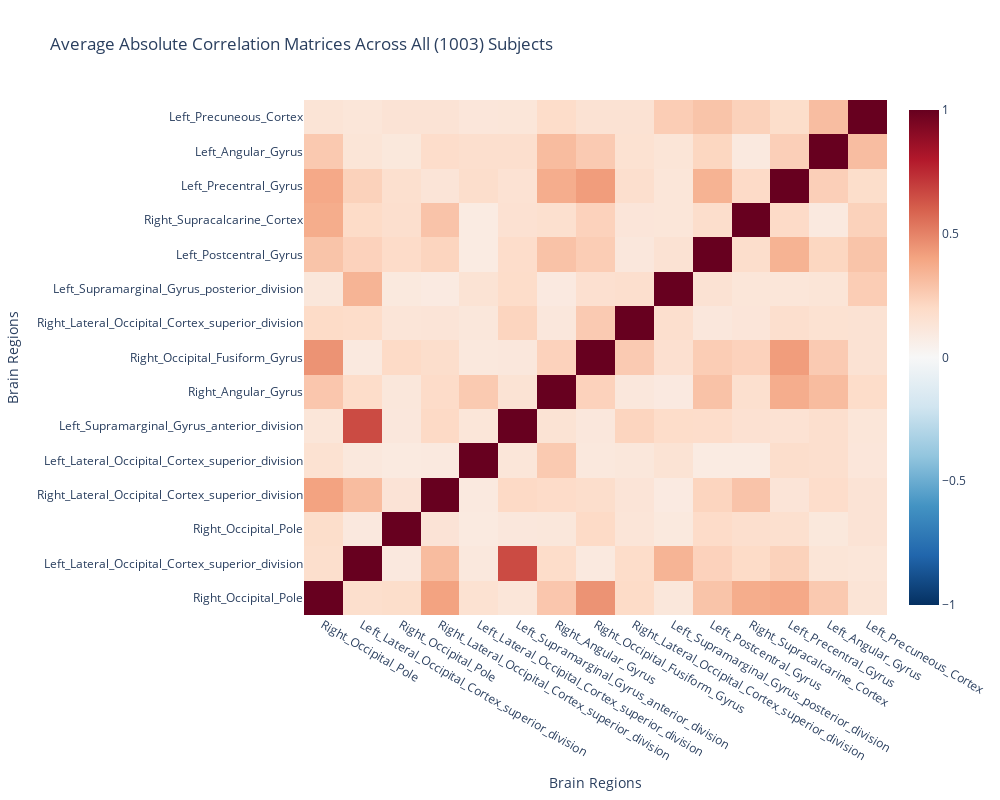

The notebook cell saved with this chart:
### Markdown cell above
### 4. Average absolute correlation matrices

### Code cell
# Calculate the absolute correlation matrix for each subject
absolute_correlation_matrices = []

for filename in all_files:
    file_path = os.path.join(folder, filename)
    subject_data = np.loadtxt(file_path)
    correlation_matrix = np.corrcoef(subject_data.T) 
    absolute_correlation_matrix = np.abs(correlation_matrix)  # Absolute values
    absolute_correlation_matrices.append(absolute_correlation_matrix)

# Average the absolute correlation matrices
absolute_correlation_matrices = np.array(absolute_correlation_matrices)
average_absolute_correlation_matrix = np.mean(absolute_correlation_matrices, axis=0)

# Create unique coordinates for the x and y axes
unique_coordinates = list(range(len(region_labels)))

# Create a hover text matrix 
hover_text = np.empty_like(average_correlation_matrix, dtype=object)
for i, row_label in enumerate(region_labels):
    for j, col_label in enumerate(region_labels):
        hover_text[i, j] = f"Region 1: {row_label}<br>Region 2: {col_label}<br>Correlation: {average_correlation_matrix[i, j]:.3f}"

# Plot the correlation matrix
fig = go.Figure(
    data=go.Heatmap(
        z=average_absolute_correlation_matrix,
        x=unique_coordinates,  
        y=unique_coordinates, 
        text=hover_text,     
        hoverinfo="text",     
        colorscale="RdBu_r",  
        zmin=-1, zmax=1     
    )
)
    
fig.update_layout(
    title=" Average Absolute Correlation Matrices Across All (1003) Subjects",
    xaxis=dict(
        title="Brain Regions",
        tickmode="array",
        tickvals=unique_coordinates,
        ticktext=region_labels
    ),
    yaxis=dict(
        title="Brain Regions",
        tickmode="array",
        tickvals=unique_coordinates,
        ticktext=region_labels,
    ),
    width=1000,
    height=800,
)

fig.show()

### Figure 1 — Plotly figure (JSON) as saved in the notebook; plotly's stock layout.template omitted (floating-point values rounded to 4 significant figures; data arrays with more than 128 entries replaced by an {"elided": "..."} marker saying what was removed)
{"data": [{"colorscale": [[0, "rgb(5,48,97)"], [0.1, "rgb(33,102,172)"], [0.2, "rgb(67,147,195)"], [0.3, "rgb(146,197,222)"], [0.4, "rgb(209,229,240)"], [0.5, "rgb(247,247,247)"], [0.6, "rgb(253,219,199)"], [0.7, "rgb(244,165,130)"], [0.8, "rgb(214,96,77)"], [0.9, "rgb(178,24,43)"], [1, "rgb(103,0,31)"]], "hoverinfo": "text", "text": {"elided": "15x15 str values"}, "type": "heatmap", "x": [0, 1, 2, 3, 4, 5, 6, 7, 8, 9, 10, 11, 12, 13, 14], "y": [0, 1, 2, 3, 4, 5, 6, 7, 8, 9, 10, 11, 12, 13, 14], "z": {"elided": "15x15 float values"}, "zmax": 1, "zmin": -1}], "layout": {"height": 800, "title": {"text": " Average Absolute Correlation Matrices Across All (1003) Subjects"}, "width": 1000, "xaxis": {"tickmode": "array", "ticktext": ["Right_Occipital_Pole", "Left_Lateral_Occipital_Cortex_superior_division", "Right_Occipital_Pole", "Right_Lateral_Occipital_Cortex_superior_division", "Left_Lateral_Occipital_Cortex_superior_division", "Left_Supramarginal_Gyrus_anterior_division", "Right_Angular_Gyrus", "Right_Occipital_Fusiform_Gyrus", "Right_Lateral_Occipital_Cortex_superior_division", "Left_Supramarginal_Gyrus_posterior_division", "Left_Postcentral_Gyrus", "Right_Supracalcarine_Cortex", "Left_Precentral_Gyrus", "Left_Angular_Gyrus", "Left_Precuneous_Cortex"], "tickvals": [0, 1, 2, 3, 4, 5, 6, 7, 8, 9, 10, 11, 12, 13, 14], "title": {"text": "Brain Regions"}}, "yaxis": {"tickmode": "array", "ticktext": ["Right_Occipital_Pole", "Left_Lateral_Occipital_Cortex_superior_division", "Right_Occipital_Pole", "Right_Lateral_Occipital_Cortex_superior_division", "Left_Lateral_Occipital_Cortex_superior_division", "Left_Supramarginal_Gyrus_anterior_division", "Right_Angular_Gyrus", "Right_Occipital_Fusiform_Gyrus", "Right_Lateral_Occipital_Cortex_superior_division", "Left_Supramarginal_Gyrus_posterior_division", "Left_Postcentral_Gyrus", "Right_Supracalcarine_Cortex", "Left_Precentral_Gyrus", "Left_Angular_Gyrus", "Left_Precuneous_Cortex"], "tickvals": [0, 1, 2, 3, 4, 5, 6, 7, 8, 9, 10, 11, 12, 13, 14], "title": {"text": "Brain Regions"}}}}
